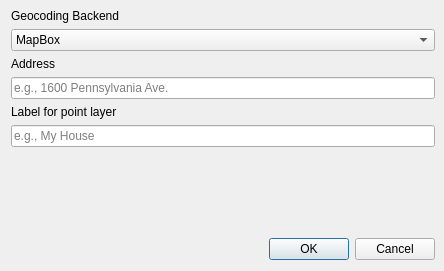
<?xml version="1.0" encoding="UTF-8"?>
<ui version="4.0">
 <class>Dialog</class>
 <widget class="QDialog" name="Dialog">
  <property name="geometry">
   <rect>
    <x>0</x>
    <y>0</y>
    <width>444</width>
    <height>271</height>
   </rect>
  </property>
  <property name="maximumSize">
   <size>
    <width>444</width>
    <height>302</height>
   </size>
  </property>
  <property name="windowTitle">
   <string>Because Geocoding</string>
  </property>
  <property name="sizeGripEnabled">
   <bool>false</bool>
  </property>
  <widget class="QWidget" name="verticalLayoutWidget">
   <property name="geometry">
    <rect>
     <x>11</x>
     <y>9</y>
     <width>424</width>
     <height>251</height>
    </rect>
   </property>
   <layout class="QVBoxLayout" name="verticalLayout">
    <property name="sizeConstraint">
     <enum>QLayout::SetDefaultConstraint</enum>
    </property>
    <property name="leftMargin">
     <number>0</number>
    </property>
    <item>
     <widget class="QLabel" name="serviceLabel">
      <property name="text">
       <string>Geocoding Backend</string>
      </property>
     </widget>
    </item>
    <item>
     <widget class="QComboBox" name="service">
      <property name="currentIndex">
       <number>0</number>
      </property>
      <property name="maxCount">
       <number>20</number>
      </property>
      <property name="sizeAdjustPolicy">
       <enum>QComboBox::AdjustToContents</enum>
      </property>
      <item>
       <property name="text">
        <string>MapBox</string>
       </property>
      </item>
      <item>
       <property name="text">
        <string>Graphhopper</string>
       </property>
      </item>
      <item>
       <property name="text">
        <string>MapZen</string>
       </property>
      </item>
     </widget>
    </item>
    <item>
     <widget class="QLabel" name="addressLabel">
      <property name="text">
       <string>Address</string>
      </property>
     </widget>
    </item>
    <item>
     <widget class="QLineEdit" name="address">
      <property name="placeholderText">
       <string>e.g., 1600 Pennsylvania Ave.</string>
      </property>
     </widget>
    </item>
    <item>
     <widget class="QLabel" name="nameLabel">
      <property name="text">
       <string>Label for point layer</string>
      </property>
     </widget>
    </item>
    <item>
     <widget class="QLineEdit" name="name">
      <property name="text">
       <string/>
      </property>
      <property name="placeholderText">
       <string>e.g., My House</string>
      </property>
     </widget>
    </item>
    <item>
     <spacer name="verticalSpacer">
      <property name="orientation">
       <enum>Qt::Vertical</enum>
      </property>
      <property name="sizeHint" stdset="0">
       <size>
        <width>20</width>
        <height>40</height>
       </size>
      </property>
     </spacer>
    </item>
    <item>
     <widget class="QDialogButtonBox" name="buttonBox">
      <property name="standardButtons">
       <set>QDialogButtonBox::Cancel|QDialogButtonBox::Ok</set>
      </property>
     </widget>
    </item>
   </layout>
  </widget>
 </widget>
 <resources/>
 <connections/>
</ui>
